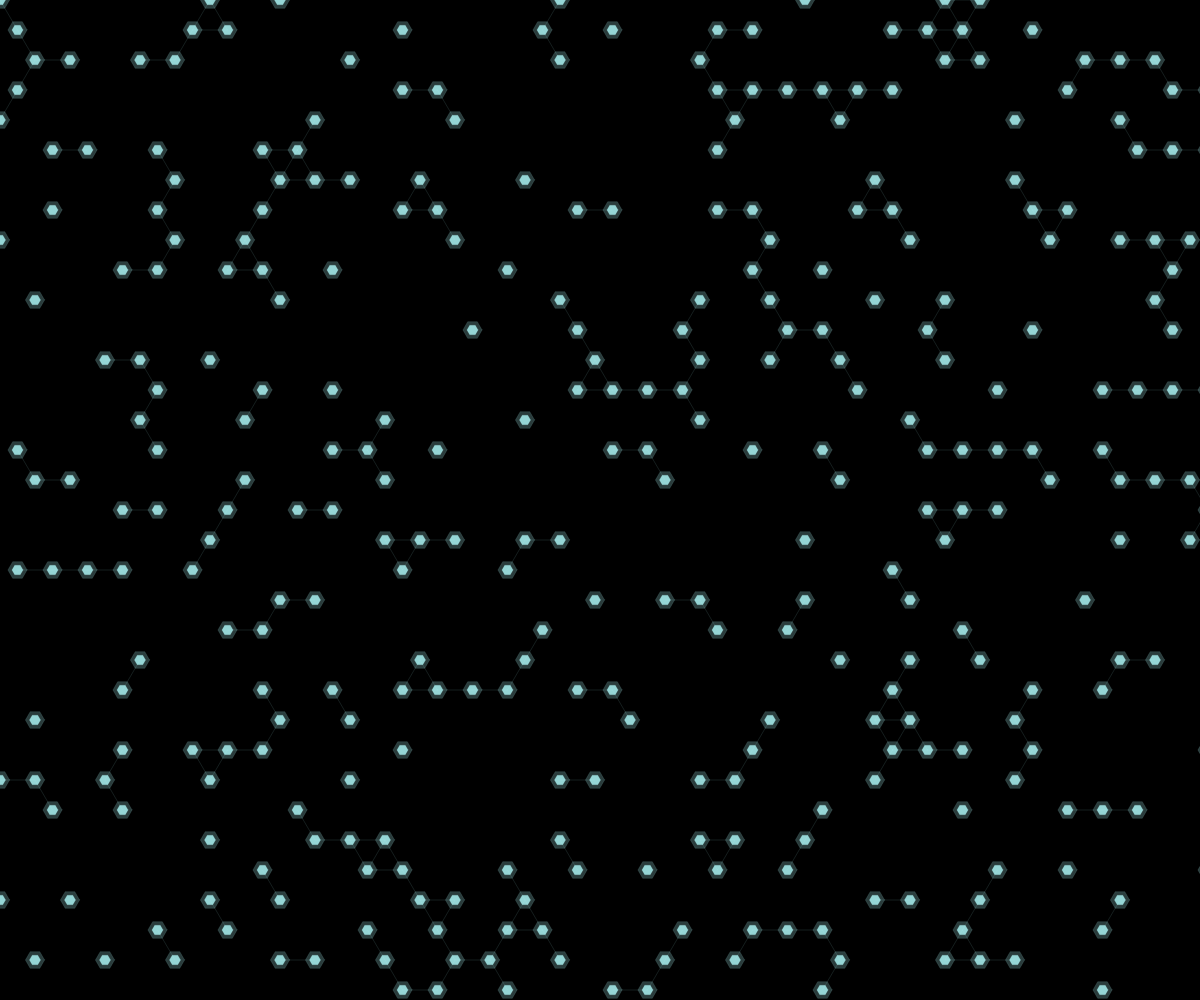
Frame 1 (no input)
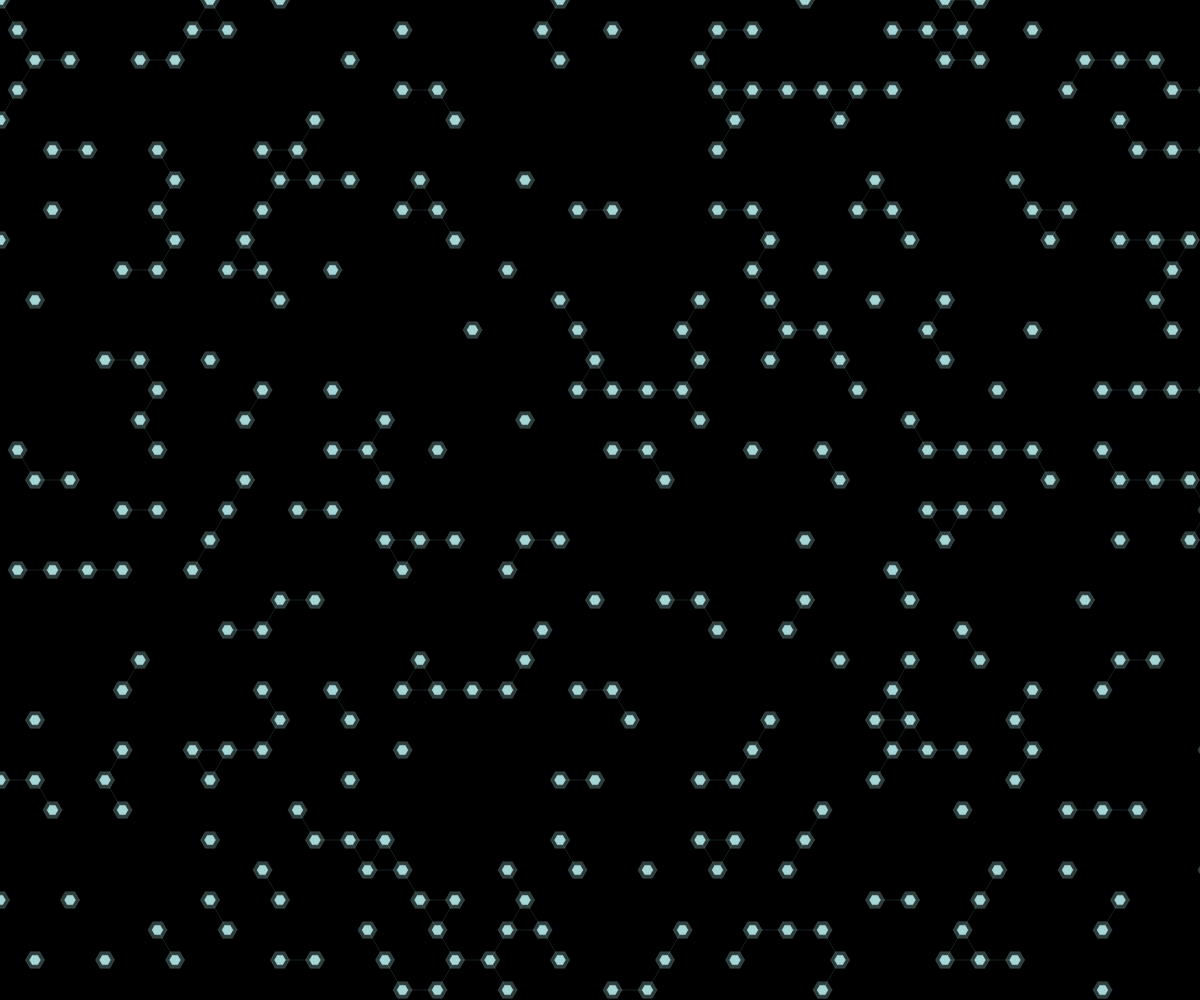
Frame 60 (no input)
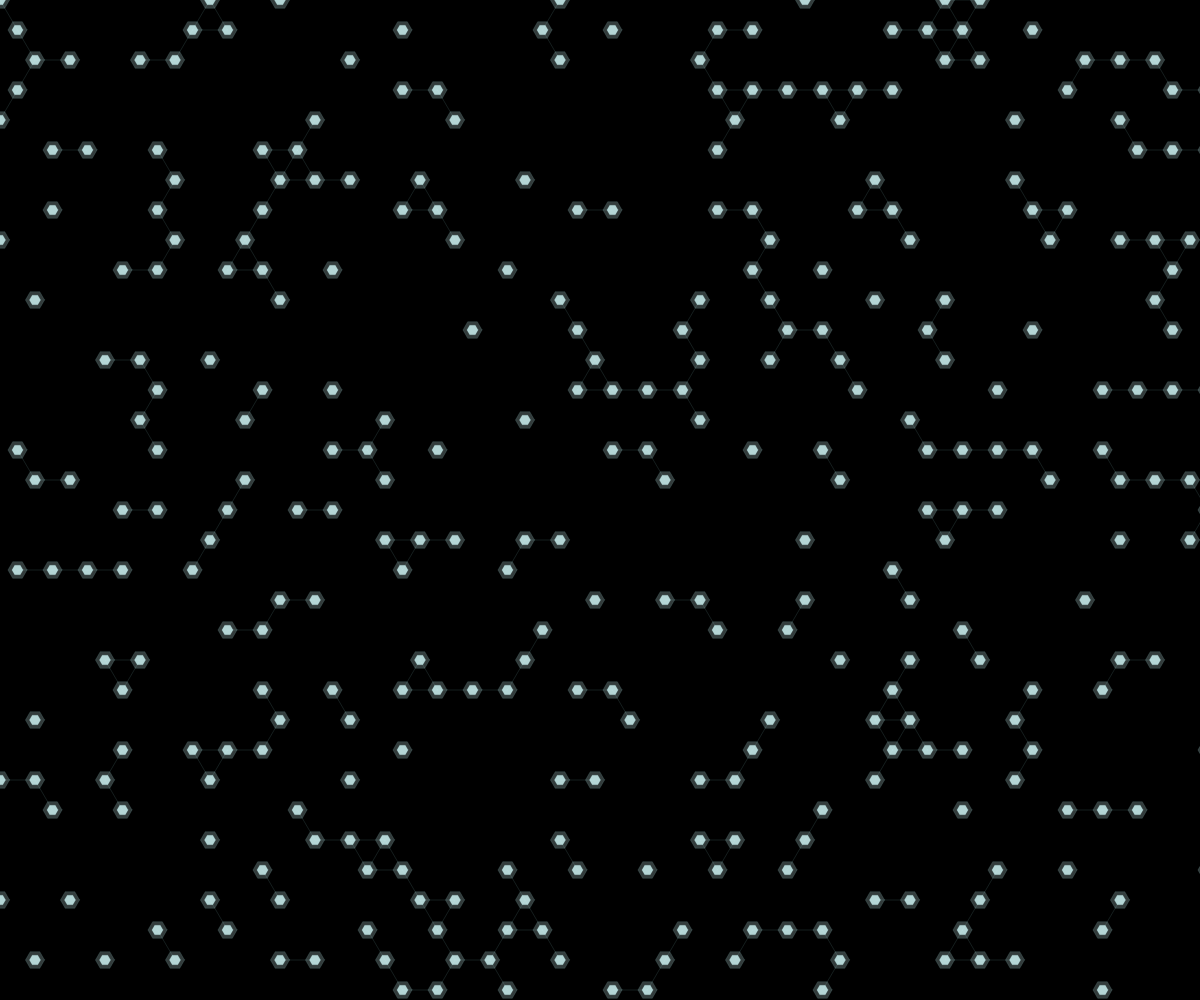
Frame 120 (the mouse pressed at the canvas centre since frame 60)

The p5.js sketch that drew these frames (run headless with seeded random() and noise() and a simulated clock; from frame 60 on, the mouse is pressed at the canvas centre):

// p5.js sketch
// ── sketch.js
let hexagons = [];
let connections = [];
let gridSize = 20;
let hueOffset = 0;

function setup() {
  createCanvas(windowWidth, windowHeight);
  pixelDensity(1);
  
  // Initialize grid of hexagonal modules
  for (let y = 0; y < height; y += gridSize * 1.5) {
    for (let x = 0; x < width; x += gridSize * 1.75) {
      // Offset every other row for hexagonal grid
      let offsetX = (y / (gridSize * 1.5)) % 2 === 0 ? 0 : gridSize * 0.875;
      hexagons.push({
        x: x + offsetX,
        y: y,
        radius: gridSize * 0.4,
        active: random() > 0.7,
        pulsePhase: random(TWO_PI),
        hue: random(180, 240)
      });
    }
  }
  
  // Create connections between adjacent hexagons
  for (let i = 0; i < hexagons.length; i++) {
    for (let j = i + 1; j < hexagons.length; j++) {
      let d = dist(hexagons[i].x, hexagons[i].y, hexagons[j].x, hexagons[j].y);
      // Connect if distance matches expected hexagonal spacing
      if (abs(d - gridSize * 1.75) < 2) {
        connections.push({a: i, b: j});
      }
    }
  }
}

function draw() {
  background(0);
  
  // Update hue offset for electric blue cycling
  hueOffset = (hueOffset + 0.3) % 360;
  
  // Draw connections between hexagons
  stroke(180, 255, 255, 30);
  strokeWeight(1);
  for (let conn of connections) {
    let h1 = hexagons[conn.a];
    let h2 = hexagons[conn.b];
    if (h1.active && h2.active) {
      line(h1.x, h1.y, h2.x, h2.y);
    }
  }
  
  // Draw hexagonal grid with glowing effect
  for (let hex of hexagons) {
    if (hex.active) {
      // Use dynamic hue for neon glow effect in electric blue range
      let hue = (hueOffset + frameCount * 1.5) % 360;
      // Keep within electric blue range (180-240 degrees)
      hue = map(hue, 0, 360, 180, 240);
      
      // Draw hexagon with glow
      push();
      translate(hex.x, hex.y);
      
      // Inner core
      fill(hue, 255, 255, 200);
      beginShape();
      for (let i = 0; i < 6; i++) {
        let angle = TWO_PI * i / 6;
        let x = cos(angle) * hex.radius * 0.7;
        let y = sin(angle) * hex.radius * 0.7;
        vertex(x, y);
      }
      endShape(CLOSE);
      
      // Outer glow
      fill(hue, 255, 255, 60);
      beginShape();
      for (let i = 0; i < 6; i++) {
        let angle = TWO_PI * i / 6;
        let x = cos(angle) * hex.radius * 1.2;
        let y = sin(angle) * hex.radius * 1.2;
        vertex(x, y);
      }
      endShape(CLOSE);
      
      pop();
      
      // Add radial pulses from active hexagons
      hex.pulsePhase += 0.05; // Slower pulse for wave effect
      let pulseRadius = (hex.pulsePhase % TWO_PI) * 30;
      let alpha = map(pulseRadius, 0, 60, 150, 0);
      
      if (pulseRadius > 0) {
        let pulseHue = (hueOffset + frameCount * 3 + random(60)) % 360;
        pulseHue = map(pulseHue, 0, 360, 180, 240);
        
        push();
        translate(hex.x, hex.y);
        
        noStroke();
        fill(pulseHue, 255, 255, alpha);
        
        // Draw radial pulses
        for (let i = 0; i < 8; i++) {
          let angle = TWO_PI * i / 8;
          let x1 = cos(angle) * pulseRadius * 0.3;
          let y1 = sin(angle) * pulseRadius * 0.3;
          let x2 = cos(angle) * pulseRadius;
          let y2 = sin(angle) * pulseRadius;
          
          line(x1, y1, x2, y2);
        }
        
        pop();
      }
    }
  }
  
  // Randomly activate/deactivate hexagons
  if (random() > 0.995) {
    let idx = int(random(hexagons.length));
    hexagons[idx].active = !hexagons[idx].active;
  }
}

function windowResized() {
  resizeCanvas(windowWidth, windowHeight);
}
